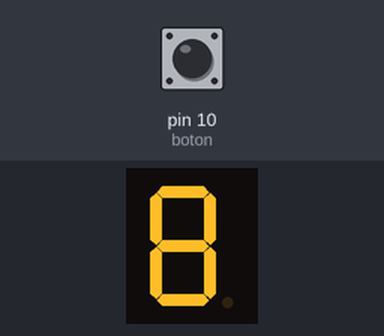
This sketch was run on a simulated Arduino Uno, built with avr-gcc and run on an emulated ATmega328P. Shown: 1-digit seven-segment display. Wiring (inferred from the names in the program): 1-digit 7-segment display, segments lit when HIGH: segments pin 2, pin 3, pin 4, pin 5, pin 6, pin 7, pin 8. The inputs (shaded band) are chosen by the test bench; at power-on: pin 10 (boton) LOW. The segment pins are drawn as the display they are named for.

Above: at 0.1 s.
At 1.1 s:
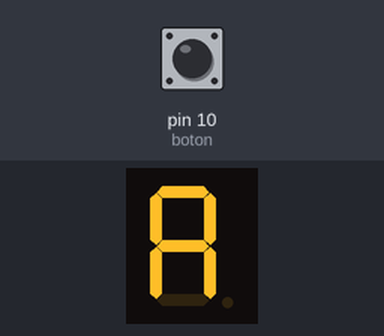
At 3.1 s:
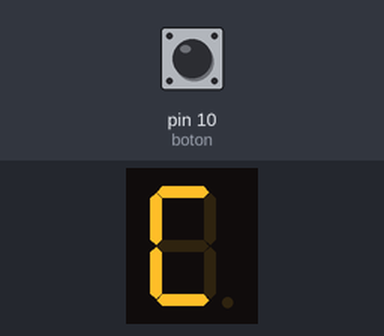
At 5.1 s:
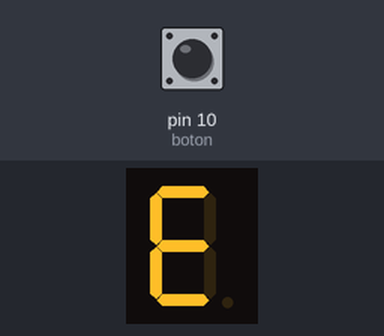
At 8.1 s:
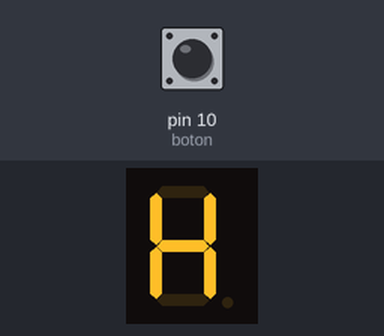
At 11.1 s:
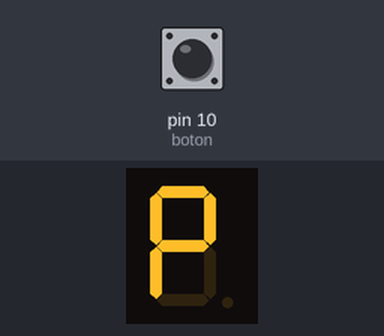

The sketch:

automaticoled.ino
```cpp
int a = 2;
int b = 3;
int c = 4;
int d = 5;
int e = 6;
int f = 7;
int g = 8;
int boton = 10;
int contador = 0;
int tiempo=1000;

void setup() {

  Serial.begin(9600);
  pinMode(a, OUTPUT);
  pinMode(b, OUTPUT);
  pinMode(c, OUTPUT);
  pinMode(d, OUTPUT);
  pinMode(e, OUTPUT);
  pinMode(f, OUTPUT);
  pinMode(g, OUTPUT);
  pinMode(boton, INPUT);

}
void loop() {


  digitalWrite(a,HIGH);
  digitalWrite(b,HIGH);
   digitalWrite(c,HIGH);
    digitalWrite(d,HIGH);
     digitalWrite(e,HIGH);
     digitalWrite(f,HIGH);
     digitalWrite(g,HIGH);
      delay(tiempo);
     digitalWrite(a,HIGH);
  digitalWrite(b,HIGH);
   digitalWrite(c,HIGH);
    digitalWrite(d,LOW);
     digitalWrite(e,HIGH);
     digitalWrite(f,HIGH);
     digitalWrite(g,HIGH);//A
         delay(tiempo);
  digitalWrite(a,HIGH);
  digitalWrite(b,HIGH);
   digitalWrite(c,HIGH);
    digitalWrite(d,HIGH);
     digitalWrite(e,HIGH);
     digitalWrite(f,HIGH);
     digitalWrite(g,HIGH);//B
      delay(tiempo);
        digitalWrite(a,HIGH);
  digitalWrite(b,LOW);
   digitalWrite(c,LOW);
    digitalWrite(d,HIGH);
     digitalWrite(e,HIGH);
     digitalWrite(f,HIGH);
     digitalWrite(g,LOW);//C
       delay(tiempo);
        digitalWrite(a,HIGH);
  digitalWrite(b,HIGH);
   digitalWrite(c,HIGH);
    digitalWrite(d,HIGH);
     digitalWrite(e,HIGH);
     digitalWrite(f,HIGH);
     digitalWrite(g,LOW);//D
       delay(tiempo);
      digitalWrite(b, LOW);
      digitalWrite(c, LOW);
      digitalWrite(d, HIGH);
      digitalWrite(e, HIGH);
      digitalWrite(f, HIGH);
      digitalWrite(g, HIGH);//E
  delay(tiempo);
      digitalWrite(a, HIGH);
      digitalWrite(b, LOW);
      digitalWrite(c, LOW);
      digitalWrite(d, LOW);
      digitalWrite(e, HIGH);
      digitalWrite(f, HIGH);
      digitalWrite(g, HIGH);//F
        delay(tiempo);
      digitalWrite(a, HIGH);
      digitalWrite(b, LOW);
      digitalWrite(c, HIGH);
      digitalWrite(d, HIGH);
      digitalWrite(e, HIGH);
      digitalWrite(f, HIGH);
      digitalWrite(g, HIGH);//G
       delay(tiempo);
      digitalWrite(a, LOW);
      digitalWrite(b, HIGH);
      digitalWrite(c, HIGH);
      digitalWrite(d, LOW);
      digitalWrite(e, HIGH);
      digitalWrite(f, HIGH);
      digitalWrite(g, HIGH);//H
      delay(tiempo);
      digitalWrite(a, LOW);
      digitalWrite(b, LOW);
      digitalWrite(c, LOW);
      digitalWrite(d, HIGH);
      digitalWrite(e, HIGH);
      digitalWrite(f, HIGH);
      digitalWrite(g, LOW);//L
         delay(tiempo);
      digitalWrite(a, HIGH);
      digitalWrite(b, HIGH);
      digitalWrite(c, HIGH);
      digitalWrite(d, HIGH);
      digitalWrite(e, HIGH);
      digitalWrite(f, HIGH);
      digitalWrite(g, LOW);//O
  delay(tiempo);
    digitalWrite(a, HIGH);
      digitalWrite(b, HIGH);
      digitalWrite(c, LOW);
      digitalWrite(d, LOW);
      digitalWrite(e, HIGH);
      digitalWrite(f, HIGH);
      digitalWrite(g, HIGH);//P

     delay(tiempo);
        digitalWrite(a, HIGH);
      digitalWrite(b, LOW);
      digitalWrite(c, HIGH);
      digitalWrite(d, HIGH);
      digitalWrite(e, LOW);
      digitalWrite(f, HIGH);
      digitalWrite(g, HIGH);//S
  delay(tiempo);


  if(digitalRead(boton)==HIGH){
  digitalWrite(a,HIGH);
  digitalWrite(b,HIGH);
   digitalWrite(c,HIGH);
    digitalWrite(d,HIGH);
     digitalWrite(e,HIGH);
     digitalWrite(f,HIGH);
     digitalWrite(g,HIGH);
    delay(1000);

  }

}
```

Measured:
- by itself, everything shown: repeats every 13.0 s, in 13 steps
- what the display in image 1 shows lasts 1.0 s, from 1.0 s to 2.0 s
